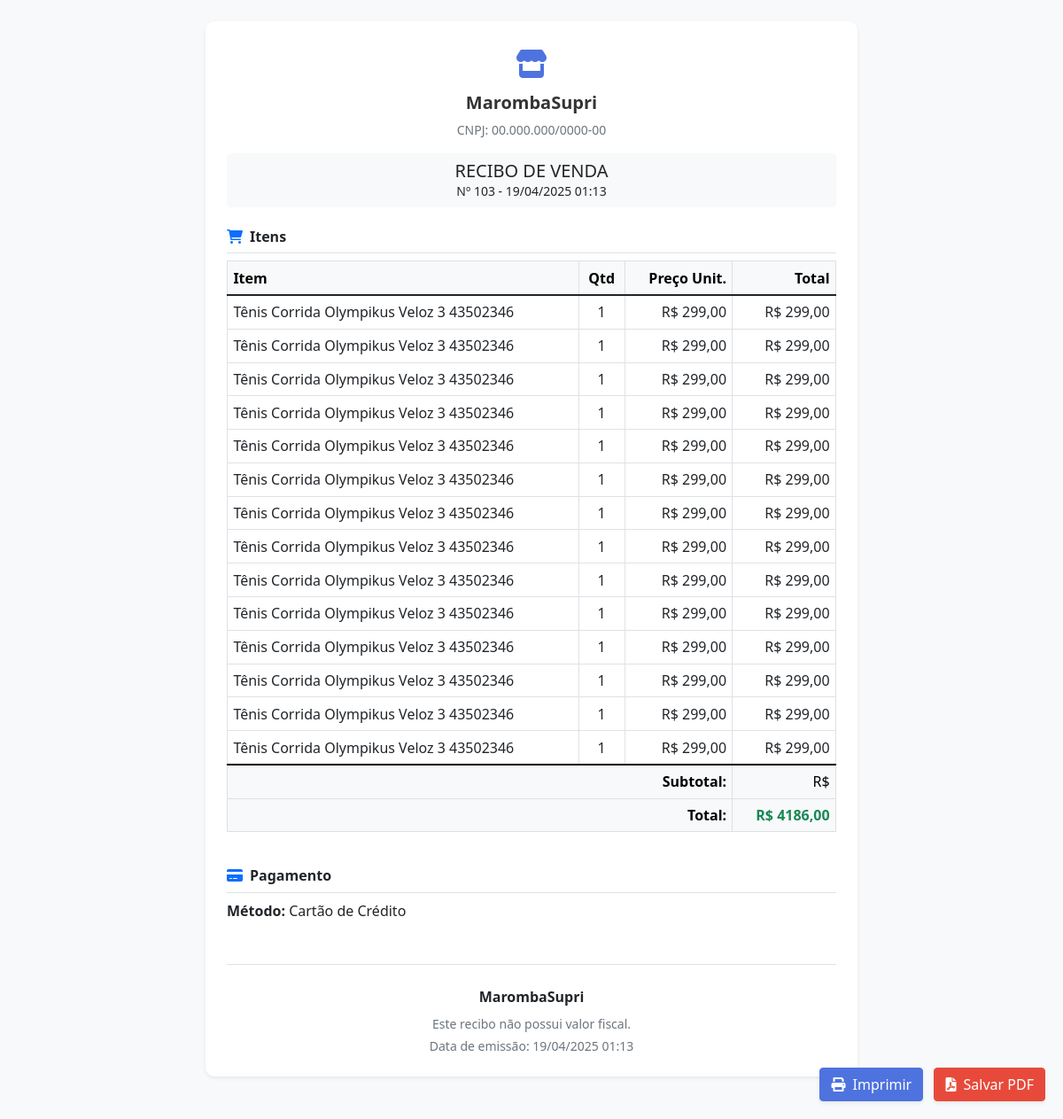
The app's page /vendas/publico/recibo/6231dfbd6053446f99789961cc36e632/ with its own data.
### core/models.py (models this page shows, shortened)
class Company(models.Model):
    owner = models.OneToOneField(User, on_delete=models.CASCADE, verbose_name='Proprietário', null=True, blank=True)
    name = models.CharField('Nome da Empresa', max_length=100)
    cnpj = models.CharField('CNPJ', max_length=18, blank=True, null=True)
    email = models.EmailField('E-mail', max_length=100, blank=True, null=True)
    phone = models.CharField('Telefone', max_length=20, blank=True, null=True)
    address = models.CharField('Endereço', max_length=200, blank=True, null=True)
    city = models.CharField('Cidade', max_length=100, blank=True, null=True)
    state = models.CharField('Estado', max_length=2, blank=True, null=True)
    zipcode = models.CharField('CEP', max_length=9, blank=True, null=True)
    logo = models.ImageField('Logo', upload_to='company_logos/', blank=True, null=True)
    is_active = models.BooleanField('Ativa', default=True)
    created_at = models.DateTimeField('Criado em', default=timezone.now)
    updated_at = models.DateTimeField('Atualizado em', default=timezone.now)
    class Meta:
        verbose_name = 'Empresa'
        verbose_name_plural = 'Empresas'

### sales/models.py (models this page shows, shortened)
class Sale(models.Model):
    STATUS_CHOICES = (
        ('pending', 'Pendente'),
        ('paid', 'Pago'),
        ('cancelled', 'Cancelado'),
    )
    company = models.ForeignKey(Company, on_delete=models.CASCADE, verbose_name='Empresa', related_name='sales')
    customer = models.ForeignKey(
        'customers.Customer',
        on_delete=models.SET_NULL,
        null=True,
        blank=True,
        related_name='sales'
    )
    payment_method = models.ForeignKey(PaymentMethod, on_delete=models.PROTECT, verbose_name='Método de Pagamento', related_name='sales')
    created_by = models.ForeignKey(settings.AUTH_USER_MODEL, on_delete=models.PROTECT, null=True, blank=True, verbose_name='Criado por', related_name='sales_created')
    status = models.CharField('Status', max_length=20, choices=STATUS_CHOICES, default='pending')
    total = models.DecimalField('Total', max_digits=10, decimal_places=2, default=0)
    discount = models.DecimalField('Desconto', max_digits=10, decimal_places=2, default=0)
    cost_total = models.DecimalField('Custo Total', max_digits=10, decimal_places=2, default=0)
    profit = models.DecimalField('Lucro', max_digits=10, decimal_places=2, default=0)
    profit_margin = models.DecimalField('Margem de Lucro', max_digits=5, decimal_places=2, default=0)
    notes = models.TextField('Observações', blank=True, null=True)
    created_at = models.DateTimeField('Criado em', auto_now_add=True)
    updated_at = models.DateTimeField('Atualizado em', auto_now=True)
    is_canceled = models.BooleanField(default=False)
    canceled_at = models.DateTimeField(null=True, blank=True)
    canceled_by = models.ForeignKey(
        settings.AUTH_USER_MODEL, on_delete=models.SET_NULL,
        null=True, blank=True, related_name='canceled_sales'
    )
    access_token = models.UUIDField(default=uuid.uuid4, editable=False)
    class Meta:
        verbose_name = 'Venda'
        verbose_name_plural = 'Vendas'
        ordering = ['-created_at']

class SaleItem(models.Model):
    sale = models.ForeignKey(Sale, on_delete=models.CASCADE, verbose_name='Venda', related_name='items')
    product = models.ForeignKey(Product, on_delete=models.PROTECT, verbose_name='Produto', related_name='sale_items')
    quantity = models.PositiveIntegerField('Quantidade', default=1)
    price = models.DecimalField('Preço', max_digits=10, decimal_places=2)
    cost_price = models.DecimalField('Custo', max_digits=10, decimal_places=2, null=True, blank=True)
    subtotal = models.DecimalField('Subtotal', max_digits=10, decimal_places=2, default=0)
    class Meta:
        verbose_name = 'Item da Venda'
        verbose_name_plural = 'Itens da Venda'

class PaymentMethod(models.Model):
    company = models.ForeignKey(Company, on_delete=models.CASCADE, verbose_name='Empresa', related_name='payment_methods')
    name = models.CharField('Nome', max_length=100)
    description = models.TextField('Descrição', blank=True, null=True)
    is_active = models.BooleanField('Ativo', default=True)
    created_at = models.DateTimeField('Criado em', default=timezone.now)
    updated_at = models.DateTimeField('Atualizado em', default=timezone.now)
    class Meta:
        verbose_name = 'Método de Pagamento'
        verbose_name_plural = 'Métodos de Pagamento'
        ordering = ['name']
        unique_together = ['company', 'name']  # Prevent duplicate payment methods within same company

### products/models.py (models this page shows, shortened)
class Product(models.Model):
    company = models.ForeignKey(Company, on_delete=models.CASCADE, verbose_name='Empresa', related_name='products')
    name = models.CharField('Nome', max_length=100)
    code = models.CharField('Código', max_length=50, unique=True, blank=True, null=True)
    description = models.TextField('Descrição', blank=True, null=True)
    category = models.ForeignKey(Category, on_delete=models.CASCADE, verbose_name='Categoria', related_name='products')
    price = models.DecimalField('Preço', max_digits=10, decimal_places=2)
    cost = models.DecimalField('Custo', max_digits=10, decimal_places=2)
    stock_quantity = models.PositiveIntegerField('Quantidade em estoque', default=0)
    stock_alert_level = models.PositiveIntegerField('Nível de alerta de estoque', default=10)
    barcode = models.CharField('Código de barras', max_length=100, blank=True, null=True)
    image = models.ImageField('Imagem', upload_to='products/', blank=True, null=True)
    is_active = models.BooleanField('Ativo', default=True)
    has_variations = models.BooleanField('Possui variações', default=False)
    created_at = models.DateTimeField('Criado em', auto_now_add=True)
    updated_at = models.DateTimeField('Atualizado em', auto_now=True)
    class Meta:
        verbose_name = 'Produto'
        verbose_name_plural = 'Produtos'
        ordering = ['name']
        unique_together = [['company', 'code'], ['company', 'barcode']]  # Prevent duplicate codes/barcodes within same company

### sales/views.py (the view)
# urls.py: path('recibo/<str:token>/', views.public_receipt, name='public_receipt'),
def public_receipt(request, token):
    try:
        sale = Sale.objects.get(access_token=token)
        items = sale.items.all().select_related('product')
        context = {
            'sale': sale,
            'items': items,
            'is_public': True,
            'company': sale.company
        }
        return render(request, 'sales/public_receipt.html', context)
    except Sale.DoesNotExist:
        context = {
            'error_message': 'O recibo solicitado não foi encontrado ou expirou.'
        }
        return render(request, 'sales/receipt_error.html', context)

### saas_crm/urls.py (called while the page is built, shortened)
    def __call__(self, request):
        response = self.get_response(request)
        return response

### templates/sales/public_receipt.html (shortened to what this page needs)
<!DOCTYPE html>
<html lang="pt-br">
<head>
    <link href="https://cdn.jsdelivr.net/npm/bootstrap@5.1.3/dist/css/bootstrap.min.css" rel="stylesheet">
    <link rel="stylesheet" href="https://cdnjs.cloudflare.com/ajax/libs/font-awesome/6.0.0-beta3/css/all.min.css">
</head>
<body>
    <div class="action-buttons no-print">
        <button onclick="window.print()" class="btn btn-print text-white">
            <i class="fas fa-print me-1"></i> Imprimir
        </button>
        <button onclick="generatePDF()" class="btn btn-pdf text-white">
            <i class="fas fa-file-pdf me-1"></i> Salvar PDF
        </button>
    </div>
    <div class="container mt-4 mb-5">
        <div class="row justify-content-center">
            <div class="col-md-8">
                <div class="card shadow-sm">
                    <div class="card-body p-4">
                        <div class="text-center mb-4">
                            <div class="company-logo">
                                <i class="fas fa-store"></i>
                            </div>
                            <h3 class="company-name">{{ company.name }}</h3>
                            <p class="text-muted small mb-0">CNPJ: {{ company.cnpj|default:"00.000.000/0000-00" }}</p>
                            <div class="bg-light py-2 rounded-3 mt-3">
                                <h4 class="h5 mb-0">RECIBO DE VENDA</h4>
                                <p class="small mb-0">Nº {{ sale.id }} - {{ sale.created_at|date:"d/m/Y H:i" }}</p>
                            </div>
                        </div>
                        <div class="mb-4">
                            <h5 class="h6 border-bottom pb-2 mb-2 fw-bold">
                                <i class="fas fa-shopping-cart me-2 text-primary"></i>Itens
                            </h5>
                            <div class="table-responsive">
                                <table class="table table-sm table-bordered">
                                    <thead class="table-light">
                                        <tr>
                                            <th>Item</th>
                                            <th class="text-center">Qtd</th>
                                            <th class="text-end">Preço Unit.</th>
                                            <th class="text-end">Total</th>
                                        </tr>
                                    </thead>
                                    <tbody>
                                        {% for item in items %}
                                        <tr>
                                            <td>{{ item.product.name }}</td>
                                            <td class="text-center">{{ item.quantity }}</td>
                                            <td class="text-end">R$ {{ item.price }}</td>
                                            <td class="text-end">R$ {{ item.subtotal }}</td>
                                        </tr>
                                        {% endfor %}
                                    </tbody>
                                    <tfoot class="table-light">
                                        <tr>
                                            <td colspan="3" class="text-end"><strong>Subtotal:</strong></td>
                                            <td class="text-end">R$ {{ sale.subtotal }}</td>
                                        </tr>
                                        <tr>
                                            <td colspan="3" class="text-end fw-bold">Total:</td>
                                            <td class="text-end fw-bold text-success">R$ {{ sale.total }}</td>
                                        </tr>
                                    </tfoot>
                                </table>
                            </div>
                        </div>
                        <div class="mb-4">
                            <h5 class="h6 border-bottom pb-2 mb-2 fw-bold">
                                <i class="fas fa-credit-card me-2 text-primary"></i>Pagamento
                            </h5>
                            <p class="mb-1"><strong>Método:</strong> {{ sale.payment_method.name }}</p>
                        </div>
                        <div class="text-center mt-5 pt-4 border-top">
                            <p class="mb-2"><strong>{{ company.name }}</strong></p>
                            <p class="small text-muted mb-1">Este recibo não possui valor fiscal.</p>
                            <p class="small text-muted mb-0">Data de emissão: {{ sale.created_at|date:"d/m/Y H:i" }}</p>
                        </div>
                    </div>
                </div>
            </div>
        </div>
    </div>
</body>
</html>

### templates/sales/public_receipt.html (style rules this page uses)
body { background-color: #f8f9fa; font-family: 'Segoe UI', Tahoma, Geneva, Verdana, sans-serif; }
.card { border: none; border-radius: 10px; box-shadow: 0 0.5rem 1rem rgba(0, 0, 0, 0.15); }
.table-sm th, .table-sm td { padding: 0.4rem; }
.action-buttons { position: fixed; bottom: 20px; right: 20px; z-index: 100; }
.action-buttons .btn { margin-left: 8px; box-shadow: 0 0.125rem 0.25rem rgba(0, 0, 0, 0.075); }
.btn-print { background-color: #4e73df; border-color: #4e73df; }
.btn-pdf { background-color: #e74a3b; border-color: #e74a3b; }
.company-logo { font-size: 2rem; margin-bottom: 0.5rem; color: #4e73df; }
.company-name { font-weight: bold; font-size: 1.25rem; color: #333; }

### records on screen
Company: name "MarombaSupri", cnpj "00.000.000/0000-00"
Sale: id "103", created_at "19/04/2025 01:13", total "4186,00", payment_method.name "Cartão de Crédito"
SaleItem: product.name "Tênis Corrida Olympikus Veloz 3 43502346", quantity "1", price "299,00", subtotal "299,00"
SaleItem: product.name "Tênis Corrida Olympikus Veloz 3 43502346", quantity "1", price "299,00", subtotal "299,00"
SaleItem: product.name "Tênis Corrida Olympikus Veloz 3 43502346", quantity "1", price "299,00", subtotal "299,00"
SaleItem: product.name "Tênis Corrida Olympikus Veloz 3 43502346", quantity "1", price "299,00", subtotal "299,00"
SaleItem: product.name "Tênis Corrida Olympikus Veloz 3 43502346", quantity "1", price "299,00", subtotal "299,00"
SaleItem: product.name "Tênis Corrida Olympikus Veloz 3 43502346", quantity "1", price "299,00", subtotal "299,00"
SaleItem: product.name "Tênis Corrida Olympikus Veloz 3 43502346", quantity "1", price "299,00", subtotal "299,00"
SaleItem: product.name "Tênis Corrida Olympikus Veloz 3 43502346", quantity "1", price "299,00", subtotal "299,00"
SaleItem: product.name "Tênis Corrida Olympikus Veloz 3 43502346", quantity "1", price "299,00", subtotal "299,00"
SaleItem: product.name "Tênis Corrida Olympikus Veloz 3 43502346", quantity "1", price "299,00", subtotal "299,00"
SaleItem: product.name "Tênis Corrida Olympikus Veloz 3 43502346", quantity "1", price "299,00", subtotal "299,00"
SaleItem: product.name "Tênis Corrida Olympikus Veloz 3 43502346", quantity "1", price "299,00", subtotal "299,00"
SaleItem: product.name "Tênis Corrida Olympikus Veloz 3 43502346", quantity "1", price "299,00", subtotal "299,00"
SaleItem: product.name "Tênis Corrida Olympikus Veloz 3 43502346", quantity "1", price "299,00", subtotal "299,00"
